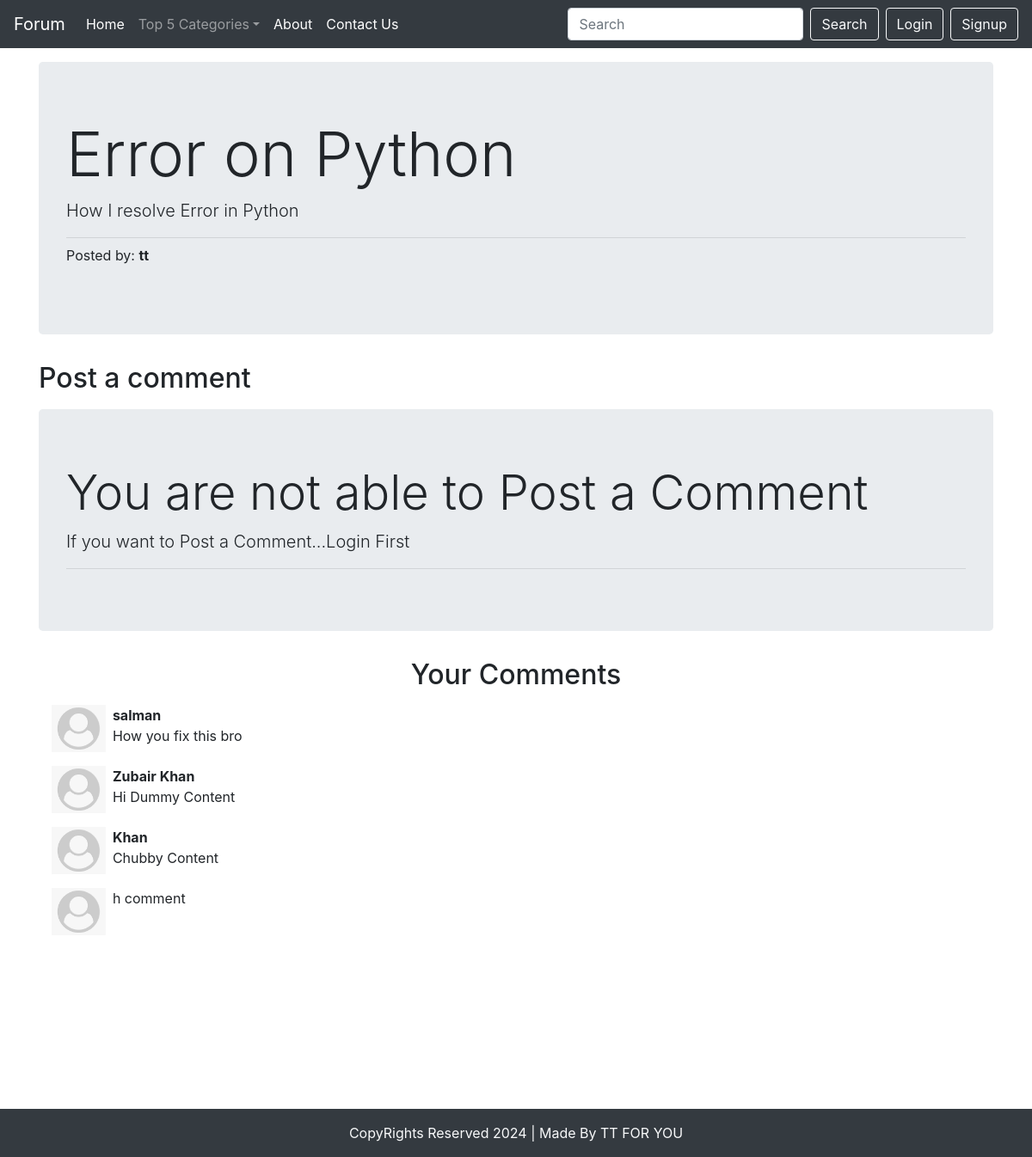
The app's page /threads.php?threadid=1 with its own data.
### tables this page shows
CREATE TABLE `threads` (
  `thread_id` int(11) NOT NULL,
  `thread_title` text NOT NULL,
  `thread_desc` text NOT NULL,
  `thread_cat_id` int(11) NOT NULL,
  `thread_user_id` int(11) NOT NULL,
  `Date` datetime NOT NULL DEFAULT current_timestamp()
);

CREATE TABLE `users` (
  `srn` int(11) NOT NULL,
  `Name` varchar(15) NOT NULL,
  `Email` text NOT NULL,
  `Password` text NOT NULL,
  `Date` datetime NOT NULL DEFAULT current_timestamp()
);

CREATE TABLE `comments` (
  `comment_id` int(11) NOT NULL,
  `comment_content` text NOT NULL,
  `thread_id` int(11) NOT NULL,
  `comment_by` int(11) NOT NULL,
  `Date` datetime NOT NULL DEFAULT current_timestamp()
);

### threads.php (the view, shortened to what this page needs)
<?php require "assets/dbconnect.php";
$id = $_GET['threadid'];
$sql = "SELECT * FROM `threads` WHERE thread_id = '$id'";
            $result = mysqli_query($con,$sql);
            while ($row = mysqli_fetch_assoc($result)) {
                $id = $row['thread_id'];
                $title = $row['thread_title'];
                $desc = $row['thread_desc'];
                $thuser_id = $row['thread_user_id'];
                $sql2 = "SELECT Name FROM `users` WHERE srn = '$thuser_id'";
                $result2 = mysqli_query($con,$sql2);
                $row2 = mysqli_fetch_assoc($result2);
                $postedby = $row2['Name'];
            }
?>
<!doctype html>
<html lang="en">
<head>
    <link rel="stylesheet" href="https://stackpath.bootstrapcdn.com/bootstrap/4.3.1/css/bootstrap.min.css"
>
</head>
<body>
    <?php include "assets/header.php";
    ?>
    <div class="container my-3">
        <div class="jumbotron">
            <h1 class="display-3"><?php echo $title ; ?></h1>
            <p class="lead"><?php echo $desc; ?></p>
            <hr class="my-2">
            <p>Posted by: <b><?php echo $postedby;  ?></b></p>
        </div>
    </div>
    <div class="container my-3">
        <h2 class="my-3">Post a comment</h2>
        <?php
        if (isset($_SESSION['loggedin'])&& $_SESSION['loggedin']==true) {
       echo '<form action=" '.$_SERVER["REQUEST_URI"].'" method="post">
            <div class="form-group">
               <textarea name="comment" rows="3" class="form-control"></textarea>
               <input type="hidden" name="srn" value="'.$_SESSION["srn"].'">
            </div>
            <button type="submit" class="btn btn-primary">Post</button>
        </form>';
        }else{
            echo ' <div class="jumbotron">
            <h1 class="display-4">You are not able to Post a Comment</h1>
            <p class="lead">If you want to Post a Comment...Login First</p>
            <hr class="my-2">
        </div>';
        }
        ?>
    </div>
    <div class="container my-4" id="footer">
        <h2 class="text-center">Your Comments</h2>
        <div class="container my-3">
 <?php
        $sql = "SELECT * FROM `comments` WHERE thread_id = '$id' ";
        $result = mysqli_query($con,$sql);
        $noresult = true;
            while ($row = mysqli_fetch_assoc($result)) {
                $noresult = false;
                $comment = $row['comment_content'];
                $postedby = $row['comment_by'];
                $sql2 = "SELECT Name FROM `users` WHERE srn = '$postedby'";
                $result2 = mysqli_query($con,$sql2);
                $row2 = mysqli_fetch_assoc($result2);
                $name = $row2['Name'];
                echo '<div class="media my-3">
                <a class="d-flex" href="#">
                    <img src="img/user.png" height="55px" alt="">
                </a>
               <div class="media-body my-0 ml-2">
                <p class="font-weight-bold my-0">'.$name.'</p>
                    '.$comment.'
                </div>
            </div>';
            }if ($noresult) {
                echo ' <div class="jumbotron my-3">
                <h1 class="display-3">No Comments Found</h1>
                <p class="lead">Be the first person Post a comment</p>
                <hr class="my-2">
            </div>';
            }
?>
        </div>
    </div>
    <?php include "assets/footer.php";?>
</body>
</html>

### assets/header.php (shortened to what this page needs)
<?php
if(isset($_SESSION['loggedin']) && $_SESSION['loggedin'] == true ){
    $login = true;
}else{
    $login = false;
}
 echo     '<nav class="navbar navbar-expand-lg navbar-dark bg-dark" >
          <a class="navbar-brand" href="/forum/index.php">Forum</a>
          <button class="navbar-toggler d-lg-none" type="button" data-toggle="collapse" data-target="#collapsibleNavId" aria-controls="collapsibleNavId"
              aria-expanded="false" aria-label="Toggle navigation"></button>
          <div class="collapse navbar-collapse" id="collapsibleNavId">
              <ul class="navbar-nav mr-auto mt-2 mt-lg-0">
                  <li class="nav-item active">
                      <a class="nav-link" href="/forum/index.php">Home <span class="sr-only">(current)</span></a>
                  </li>
                  <li class="nav-item dropdown">
                  <a class="nav-link dropdown-toggle" href="#" id="dropdownId" data-toggle="dropdown" aria-haspopup="true" aria-expanded="false">Top 5 Categories</a>
                  <div class="dropdown-menu" aria-labelledby="dropdownId">';
             echo     '</div>
              </li>
                  <li class="nav-item active">
                      <a class="nav-link" href="/Forum/assets/about.php">About <span class="sr-only">(current)</span></a>
                  </li>
                  <li class="nav-item active">
                      <a class="nav-link" href="/Forum/assets/contact.php">Contact Us <span class="sr-only">(current)</span></a>
                  </li>
              </ul>
              <form class="form-inline my-2 my-lg-0" action="/forum/assets/search.php" method="get">
                  <input class="form-control mr-sm-2" name="search" type="text" placeholder="Search">
                  <button class="btn btn-outline-light my-2 my-sm-0" type="submit">Search</button>
              </form>';
if (!$login) {
    echo    '<button class="btn btn-outline-light my-2 my-sm-0 ml-2" type="submit" data-toggle="modal" data-target="#loginModal">Login</button>
    <button class="btn btn-outline-light my-2 my-sm-0 ml-2" type="submit" data-toggle="modal" data-target="#signupModal">Signup</button>';
}
          echo '</div>
      </nav>';
?>

### assets/footer.php
<div class="container-fluid bg-dark">
    <p class="text-center text-light my-0 py-3">CopyRights Reserved 2024 | Made By TT FOR YOU</p>
</div>

### threads.php (style rules this page uses)
#footer { min-height: 500px; }

### records on screen
threads: thread_title "Error on Python", thread_desc "How I resolve Error in Python"
users: Name "tt"
comments: users.Name "salman", comment_content "How you fix this bro"
comments: users.Name "Zubair Khan", comment_content "Hi Dummy Content"
comments: users.Name "Khan", comment_content "Chubby Content"
comments: comment_content "h comment"
